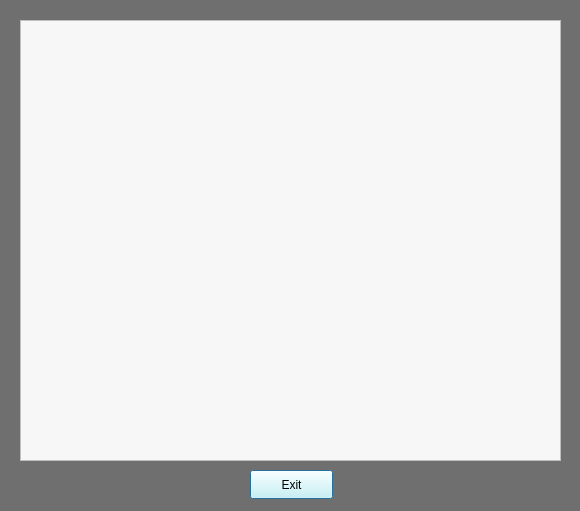
<?xml version="1.0" encoding="UTF-8"?>
<ui version="4.0">
 <class>Popup</class>
 <widget class="QDialog" name="Popup">
  <property name="geometry">
   <rect>
    <x>0</x>
    <y>0</y>
    <width>580</width>
    <height>511</height>
   </rect>
  </property>
  <property name="windowTitle">
   <string>Dialog</string>
  </property>
  <property name="styleSheet">
   <string notr="true">background-color: rgb(111, 111, 111);</string>
  </property>
  <widget class="QPushButton" name="exitButton">
   <property name="geometry">
    <rect>
     <x>250</x>
     <y>470</y>
     <width>83</width>
     <height>29</height>
    </rect>
   </property>
   <property name="styleSheet">
    <string notr="true">background-color: rgb(207, 255, 252);
color: rgb(0, 0, 0);</string>
   </property>
   <property name="text">
    <string>Exit</string>
   </property>
  </widget>
  <widget class="QTextBrowser" name="textBrowser">
   <property name="geometry">
    <rect>
     <x>20</x>
     <y>20</y>
     <width>541</width>
     <height>441</height>
    </rect>
   </property>
   <property name="styleSheet">
    <string notr="true">background-color: rgb(247, 247, 247);</string>
   </property>
  </widget>
 </widget>
 <resources/>
 <connections/>
</ui>
